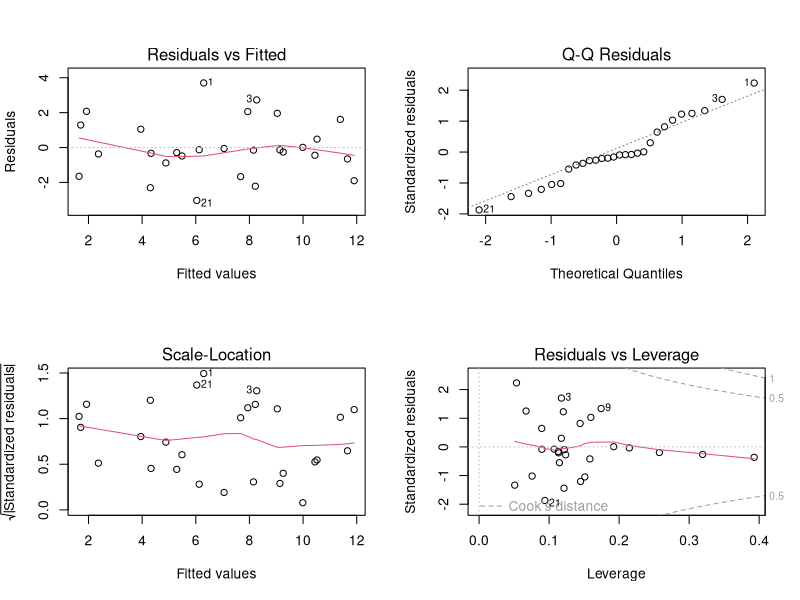
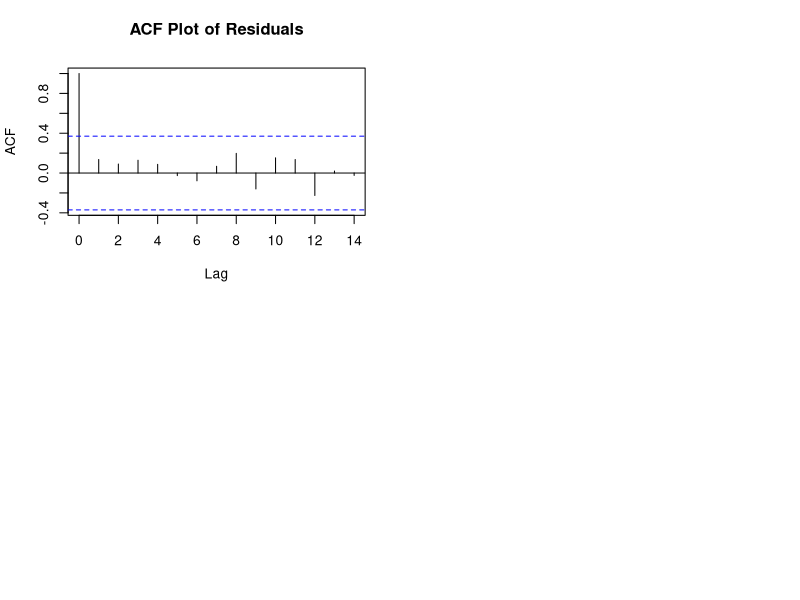

Write R code to recreate these figures, in order.
## ---- chunk 1
library(tidyverse)
library(leaps)
Data<-read.table("nfl.txt", header=TRUE, sep="")
## ---- chunk 2
allreg2 <- leaps::regsubsets(y ~., data=Data, nbest=2)
coef(allreg2,which.max(summary(allreg2)$adjr2))
coef(allreg2,which.min(summary(allreg2)$cp))
coef(allreg2,which.min(summary(allreg2)$bic))
## ---- chunk 3
##intercept only model
regnull <- lm(y~1, data=Data)
##model with all predictors
regfull <- lm(y~., data=Data)
step(regnull, scope=list(lower=regnull, upper=regfull), direction="forward")
## ---- chunk 4
step(regfull, scope=list(lower=regnull, upper=regfull), direction="backward")
## ---- chunk 5
step(regnull, scope=list(lower=regnull, upper=regfull), direction="both")
## ---- chunk 6
press<-function(model) {
  pr<-resid(model)/(1-lm.influence(model)$hat)
  press<-sum(pr^2)
  return (press)
}
## ---- chunk 7
model<-lm(y~x2+x7+x8,data=Data)
press<-sum((resid(model)/(1-lm.influence(model)$hat))^2)
sprintf("PRESS: %s", round(press,4))
SSres <- sum((fitted(model) - Data$y)^2)
SSR <- sum((fitted(model) - mean(Data$y))^2)
SSt<-SSR + SSres
#SST<-sum(anova(model)$"Sum Sq")

# R2 Prediction
R2Pre<-1-(press/SSt)
sprintf("R^2 Prediciton: %s", round(R2Pre,4))

# R2
R2<-SSR/SSt
sprintf("R^2: %s", round(R2,4))
#R2<-anova(m)$"Sum Sq"[1]/SST
## ---- chunk 8
par(mfrow=c(2,2))
plot(model)
acf(model$residuals, main="ACF Plot of Residuals")
#boxcox(model)
